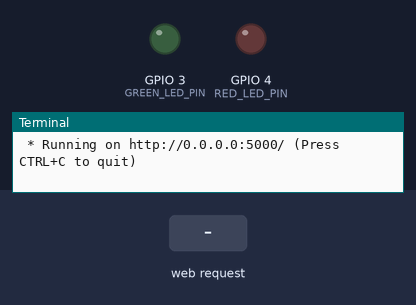
A program run on a simulated Raspberry Pi (BCM pin numbers). On the bench: output pins drawn as LEDs (lit = HIGH), the last lines printed to the terminal. Inputs (shaded band) come from the test bench. The clock reads 2024-03-15 10:24:30 at power-on unless the program sets it.

Above: at 1.2 s.
1.3 s: HTTP request for /led/red/on received
At 2.5 s:
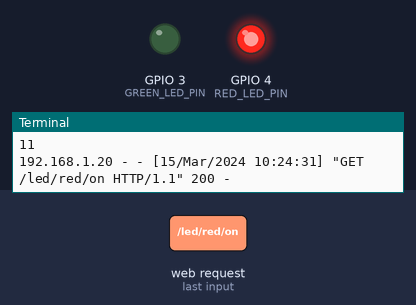
2.8 s: HTTP request for /led/green/on received
At 3.7 s:
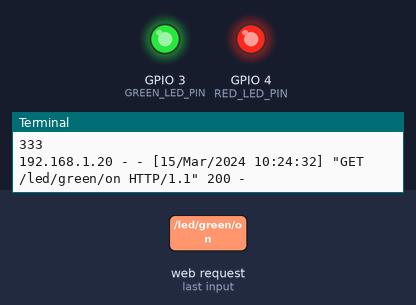
4.3 s: HTTP request for /led/red/off received
At 4.8 s:
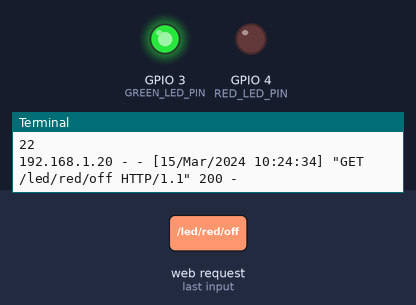
Timing chart, 0 to 7.3 s (numbered marks = the images above; inputs shaded):
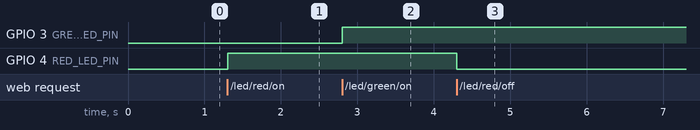

The program:

flask_led2_testt.py
```python
from flask import Flask, render_template
import RPi.GPIO as GPIO

RED_LED_PIN = 4
GREEN_LED_PIN = 3

app = Flask(__name__)
GPIO.setmode(GPIO.BCM)
GPIO.setup(RED_LED_PIN, GPIO.OUT)
GPIO.setup(GREEN_LED_PIN, GPIO.OUT)

@app.route("/")
def hello():
    #return "<p>Hello, Flask!</p>"
    return render_template('led.html')

@app.route("/led/<color>/<op>")
def led_op(color, op):
    if op == "on" and color == "red":
        GPIO.output(RED_LED_PIN, GPIO.HIGH)
        print("11")
        return "RED LED ON"
    elif op=="off" and color == "red":
        GPIO.output(RED_LED_PIN, GPIO.LOW)
        print("22")
        return "RED LED OFF"
    if op == "on" and color == "green":
        GPIO.output(GREEN_LED_PIN, GPIO.HIGH)
        print(333)
        return "GREEN LED ON"
    elif op=="off" and color == "green":
        GPIO.output(GREEN_LED_PIN, GPIO.LOW)
        return "GREEN LED OFF"
    else :
        return "Error"

if __name__ == "__main__":
    try:
        app.run(host="0.0.0.0")
    finally:
        GPIO.cleanup()
    
```

Measured:
- after the input at 1.3 s, GPIO 4 (RED_LED_PIN): LOW → HIGH at once
- after the input at 2.8 s, GPIO 3 (GREEN_LED_PIN): LOW → HIGH at once
- after the input at 4.3 s, GPIO 4 (RED_LED_PIN): HIGH → LOW at once
